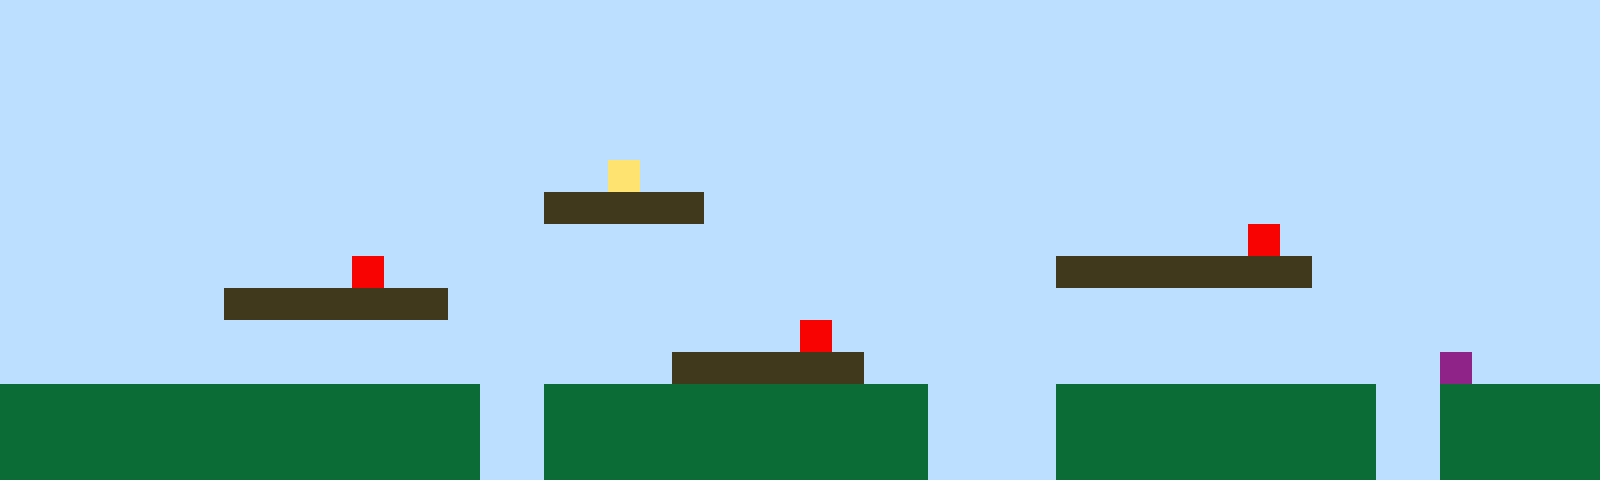

This is a level from a 2D game, rendered from its Tiled map with the project's own tilesets. A one-line summary and the complete map file follow:
An orthogonal 50x15 tile map with 32x32 px tiles, 1 tile layer (Tile Layer 1).

<map version="1.10" tiledversion="1.11.2" orientation="orthogonal" renderorder="right-up" width="50" height="15" tilewidth="32" tileheight="32" infinite="0" nextlayerid="2" nextobjectid="1"><editorsettings><export target="map1.csv" format="csv" /></editorsettings><tileset firstgid="1" name="sprites" tilewidth="32" tileheight="32" tilecount="6" columns="3"><image source="sprites.png" width="96" height="64" /></tileset><layer id="1" name="Tile Layer 1" width="50" height="15"><data encoding="csv">1,1,1,1,1,1,1,1,1,1,1,1,1,1,1,1,1,1,1,1,1,1,1,1,1,1,1,1,1,1,1,1,1,1,1,1,1,1,1,1,1,1,1,1,1,1,1,1,1,1,1,1,1,1,1,1,1,1,1,1,1,1,1,1,1,1,1,1,1,1,1,1,1,1,1,1,1,1,1,1,1,1,1,1,1,1,1,1,1,1,1,1,1,1,1,1,1,1,1,1,1,1,1,1,1,1,1,1,1,1,1,1,1,1,1,1,1,1,1,1,1,1,1,1,1,1,1,1,1,1,1,1,1,1,1,1,1,1,1,1,1,1,1,1,1,1,1,1,1,1,1,1,1,1,1,1,1,1,1,1,1,1,1,1,1,1,1,1,1,1,1,1,1,1,1,1,1,1,1,1,1,1,1,1,1,1,1,1,1,1,1,1,1,1,1,1,1,1,1,1,1,1,1,1,1,1,1,1,1,1,1,1,1,1,1,1,1,1,1,1,1,1,1,1,1,1,1,1,1,1,1,1,1,1,1,1,1,1,1,1,1,1,1,1,1,1,1,1,1,1,1,1,1,1,1,1,1,1,1,1,1,1,1,1,1,1,1,1,1,4,1,1,1,1,1,1,1,1,1,1,1,1,1,1,1,1,1,1,1,1,1,1,1,1,1,1,1,1,1,1,1,1,1,1,1,1,1,1,1,1,1,1,1,1,1,1,1,3,3,3,3,3,1,1,1,1,1,1,1,1,1,1,1,1,1,1,1,1,1,1,1,1,1,1,1,1,1,1,1,1,1,1,1,1,1,1,1,1,1,1,1,1,1,1,1,1,1,1,1,1,1,1,1,1,1,1,1,1,1,1,1,1,1,1,1,1,1,1,1,5,1,1,1,1,1,1,1,1,1,1,1,1,1,1,1,1,1,1,1,1,1,5,1,1,1,1,1,1,1,1,1,1,1,1,1,1,1,1,1,1,1,1,1,3,3,3,3,3,3,3,3,1,1,1,1,1,1,1,1,1,1,1,1,1,1,1,1,3,3,3,3,3,3,3,1,1,1,1,1,1,1,1,1,1,1,1,1,1,1,1,1,1,1,1,1,1,1,1,1,1,1,1,1,1,1,1,1,1,1,1,1,1,1,1,1,1,1,1,1,1,1,1,1,1,1,1,1,1,1,1,1,1,1,1,1,5,1,1,1,1,1,1,1,1,1,1,1,1,1,1,1,1,1,1,1,1,1,1,1,1,1,1,1,1,1,1,1,1,1,1,1,1,1,1,1,1,1,1,1,1,1,3,3,3,3,3,3,1,1,1,1,1,1,1,1,1,1,1,1,1,1,1,1,1,1,6,1,1,1,1,2,2,2,2,2,2,2,2,2,2,2,2,2,2,2,1,1,2,2,2,2,2,2,2,2,2,2,2,2,1,1,1,1,2,2,2,2,2,2,2,2,2,2,1,1,2,2,2,2,2,2,2,2,2,2,2,2,2,2,2,2,2,2,2,2,1,1,2,2,2,2,2,2,2,2,2,2,2,2,1,1,1,1,2,2,2,2,2,2,2,2,2,2,1,1,2,2,2,2,2,2,2,2,2,2,2,2,2,2,2,2,2,2,2,2,1,1,2,2,2,2,2,2,2,2,2,2,2,2,1,1,1,1,2,2,2,2,2,2,2,2,2,2,1,1,2,2,2,2,2</data></layer></map>
